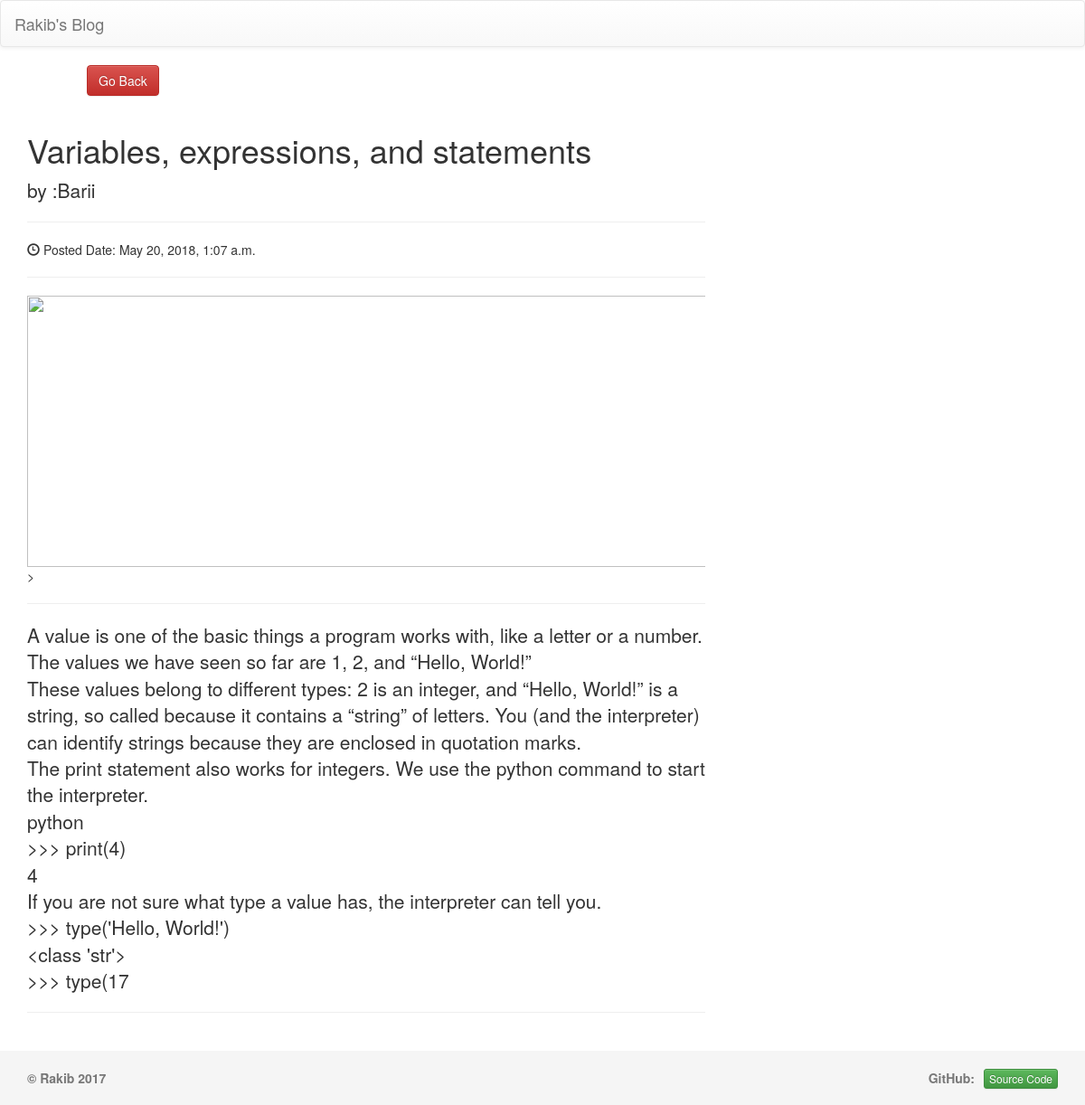
The app's page /post/1/ with its own data.
### blog/models.py (models this page shows, shortened)
class Post(models.Model):
    author = models.ForeignKey('auth.User')
    title = models.CharField(max_length=200)
    text = models.TextField()
    created_date = models.DateTimeField(
            default=timezone.now)
    published_date = models.DateTimeField(
            blank=True, null=True)

### blog/views.py (the view, shortened to what this page needs)
# urls.py: url(r'^post/(?P<pk>\d+)/$', views.post_detail, name='post_detail'),
def post_detail(request, pk):
    refer = request.META.get('HTTP_REFERER')
    post = get_object_or_404(Post, pk=pk)
    return render(request, 'blog/post.html', {'post': post, 'refer': refer})

### blog/templates/blog/post.html (shortened to what this page needs)
{% extends 'blog/base.html' %}
{% block content %}
{% if post.published_date %}
    <div class="" style="margin-left: 8%;">
    	<a href="{% url 'post_list' %}" class="btn btn-danger" role="button">Go Back</a>
    </div>
{% else %}
    <div class="" style="margin-left: 8%;">
        <a href="{% url 'post_draft' %}" class="btn btn-danger" role="button">Go Back</a>
    </div>
{% endif %}
<br>
<div class="container">
        <div class="row">
            <div class="col-lg-8">
                <h1>{{post.title}}
                 </h1>
                <p class="lead">
                    by :Barii <a href="">{{post.author.get_full_name}}</a>
                </p>
                <hr>
                {% if post.published_date %}
                <p><span class="glyphicon glyphicon-time"></span> Posted Date: {{post.published_date}}</p>
                {% else %}
                {% if user.is_authenticated %}
                <p> Draft Post </p>
                <p><span class="glyphicon glyphicon-time"></span> Last Saved: {{post.created_date}}<a href="{% url 'post_publish' pk=post.pk %}" class="btn btn-primary" role="button" style="margin-left: 45%;">Publish Post</a></p>
                {% endif %}
                {% endif %}
                <hr>
                <img class="img-responsive" src="https://discoversdkcdn.azureedge.net/postscontent/python/python4.png" alt="" style="width:1500px;height:300px;">>
                <hr>
                <p class="lead">{{post.text|linebreaksbr}}</p>
                <hr>
            </div>
        </div>
    </div>
<br>
<br>
<br>
<br>
{% endblock %}

### blog/static/css/style.css (style rules this page uses)
html { position: relative; min-height: 100%; }
body { margin-bottom: 60px; }

### records on screen
Post: title "Variables, expressions, and statements", published_date "May 20, 2018, 1:07 a.m.", text "A value is one of the basic things a program works with, like a letter or a number. The values we have seen so far are 1, 2, and “Hello, World!” These values belong to different types: 2 is an integer, and “Hello, World!” is a string, so called because it contains a “string” of letters. You (and the interpreter) can identify strings because they are enclosed in quotation marks. The print statement also works for integers. We use the python command to start the interpreter. python >>> print(4) 4 If you are not sure what type a value has, the interpreter can tell you. >>> type('Hello, World!') <class 'str'> >>> type(17"
